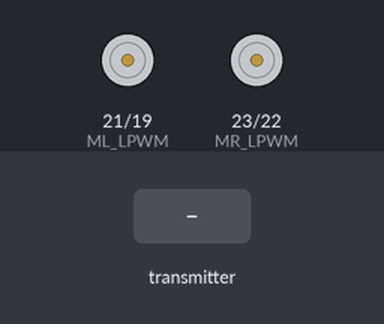
Bench run of a sketch on a simulated ESP32. Parts: motor-driver pin pairs drawn as motors (green arrow = first pin HIGH = forward, orange = second pin HIGH = backward, longer = more drive). The inputs (shaded band) are chosen by the test bench. What the sketch prints to the serial monitor is not drawn.

Above: at 1.2 s.
1.3 s: the transmitter starts sending leftSpeed = 1024
At 2.3 s:
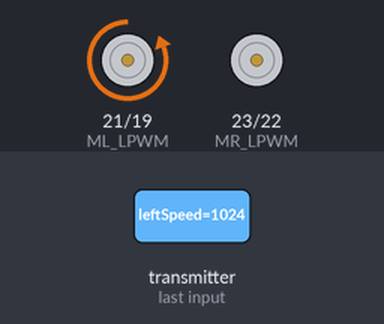
2.8 s: the transmitter starts sending rightSpeed = 1024
At 3.4 s:
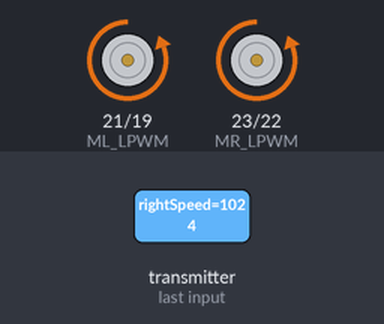
4.3 s: the transmitter starts sending leftSpeed = 0
At 5.5 s:
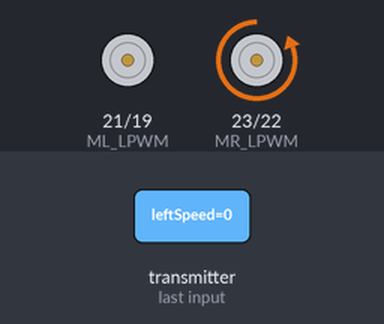
5.8 s: the transmitter starts sending stop = 64
At 6.9 s:
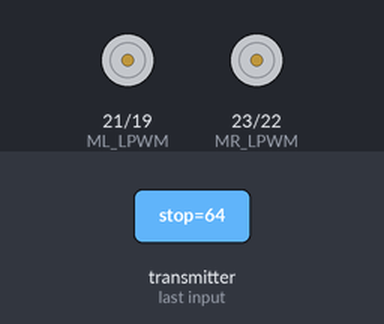
7.8 s: the transmitter starts sending stop = 0
At 8.4 s:
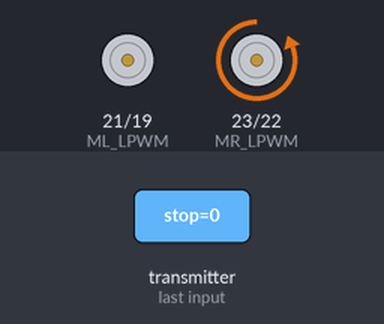
9.3 s: the transmitter starts sending stop = 128
At 9.6 s:
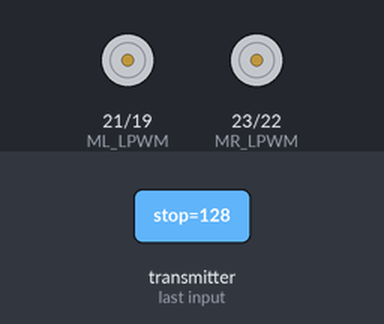
Timing chart, 0 to 11.8 s (numbered marks = the images above; inputs shaded):
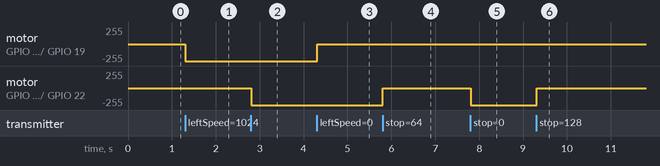

Measured:
- after the input at 1.3 s, motor on GPIO 21 (ML_LPWM) / GPIO 19 (ML_RPWM): stopped → backward 255/255 at once
- after the input at 2.8 s, motor on GPIO 23 (MR_LPWM) / GPIO 22 (MR_RPWM): stopped → backward 255/255 at once
- after the input at 4.3 s, motor on GPIO 21 (ML_LPWM) / GPIO 19 (ML_RPWM): backward 255/255 → stopped at once
- after the input at 5.8 s, motor on GPIO 23 (MR_LPWM) / GPIO 22 (MR_RPWM): backward 255/255 → stopped at once
- after the input at 7.8 s, motor on GPIO 23 (MR_LPWM) / GPIO 22 (MR_RPWM): stopped → backward 255/255 at once
- after the input at 9.3 s, motor on GPIO 23 (MR_LPWM) / GPIO 22 (MR_RPWM): backward 255/255 → stopped at once

The sketch:

ESP32_Robot_RX.ino
```cpp
// ╔══════════════════════════════════════════════════════════════════════════╗
// ║  ESP32 #2 — ROBOT (RX)                                                  ║
// ║  • Receives motor commands from the Controller ESP32 via ESP-NOW        ║
// ║  • Drives BTS7960 H-bridge on the SAME PINS as your original code       ║
// ║  • Prints its own MAC address on boot (copy it into the TX sketch)      ║
// ╚══════════════════════════════════════════════════════════════════════════╝

#include <esp_now.h>
#include <WiFi.h>

// ── MOTOR PINS  (same as original Roborace.ino) ───────────────────────────────
const int ML_RPWM = 19;   // Left  motor forward PWM
const int ML_LPWM = 21;   // Left  motor reverse  PWM
const int MR_RPWM = 22;   // Right motor forward PWM
const int MR_LPWM = 23;   // Right motor reverse  PWM

// ── PWM CHANNELS ─────────────────────────────────────────────────────────────
const int freq              = 30000;
const int resolution        = 8;
const int pwmChannelML_RPWM = 0;
const int pwmChannelML_LPWM = 1;
const int pwmChannelMR_RPWM = 2;
const int pwmChannelMR_LPWM = 3;

// ── FAILSAFE ──────────────────────────────────────────────────────────────────
// If no ESP-NOW packet arrives within this window, stop the motors.
const unsigned long FAILSAFE_MS = 500;   // same as original Roborace.ino

static unsigned long lastPktMs = 0;

// ── ESP-NOW PACKET (must match Controller sketch exactly) ─────────────────────
typedef struct {
    int16_t  leftSpeed;
    int16_t  rightSpeed;
    uint8_t  stop;
} MotorPacket;

// ── MOTOR HELPERS ─────────────────────────────────────────────────────────────
void Stop() {
    ledcWrite(pwmChannelML_RPWM, 0);
    ledcWrite(pwmChannelML_LPWM, 0);
    ledcWrite(pwmChannelMR_RPWM, 0);
    ledcWrite(pwmChannelMR_LPWM, 0);
}

void driveMotors(int leftSpeed, int rightSpeed) {
    // Left motor
    if (leftSpeed > 0) {
        ledcWrite(pwmChannelML_LPWM, 0);
        ledcWrite(pwmChannelML_RPWM, leftSpeed);
    } else if (leftSpeed < 0) {
        ledcWrite(pwmChannelML_RPWM, 0);
        ledcWrite(pwmChannelML_LPWM, abs(leftSpeed));
    } else {
        ledcWrite(pwmChannelML_RPWM, 0);
        ledcWrite(pwmChannelML_LPWM, 0);
    }
    // Right motor
    if (rightSpeed > 0) {
        ledcWrite(pwmChannelMR_LPWM, 0);
        ledcWrite(pwmChannelMR_RPWM, rightSpeed);
    } else if (rightSpeed < 0) {
        ledcWrite(pwmChannelMR_RPWM, 0);
        ledcWrite(pwmChannelMR_LPWM, abs(rightSpeed));
    } else {
        ledcWrite(pwmChannelMR_RPWM, 0);
        ledcWrite(pwmChannelMR_LPWM, 0);
    }
}

// ── ESP-NOW RECEIVE CALLBACK ──────────────────────────────────────────────────
void onDataRecv(const uint8_t *mac, const uint8_t *data, int len) {
    if (len != sizeof(MotorPacket)) {
        Serial.printf("ESP-NOW: unexpected packet size %d\n", len);
        return;
    }

    MotorPacket pkt;
    memcpy(&pkt, data, sizeof(pkt));

    lastPktMs = millis();   // reset failsafe watchdog

    if (pkt.stop) {
        Stop();
        Serial.println("[FAILSAFE] STOP received");
        return;
    }

    driveMotors((int)pkt.leftSpeed, (int)pkt.rightSpeed);

    // Debug print
    static unsigned long lastPrint = 0;
    if (millis() - lastPrint >= 100) {
        lastPrint = millis();
        Serial.printf("[RX] L=%4d  R=%4d\n", (int)pkt.leftSpeed, (int)pkt.rightSpeed);
    }
}

// ── SETUP ─────────────────────────────────────────────────────────────────────
void setup() {
    Serial.begin(115200);

    // ── PWM SETUP ─────────────────────────────────────────────────────────
    ledcSetup(pwmChannelML_RPWM, freq, resolution);
    ledcSetup(pwmChannelML_LPWM, freq, resolution);
    ledcSetup(pwmChannelMR_RPWM, freq, resolution);
    ledcSetup(pwmChannelMR_LPWM, freq, resolution);
    ledcAttachPin(ML_RPWM, pwmChannelML_RPWM);
    ledcAttachPin(ML_LPWM, pwmChannelML_LPWM);
    ledcAttachPin(MR_RPWM, pwmChannelMR_RPWM);
    ledcAttachPin(MR_LPWM, pwmChannelMR_LPWM);
    Stop();

    // ── WiFi / ESP-NOW INIT ───────────────────────────────────────────────
    WiFi.mode(WIFI_STA);
    WiFi.disconnect();

    // Print this board's MAC — copy it into robotMAC[] in the TX sketch!
    Serial.println("\n=== Robot ESP32 (RX) ===");
    Serial.print("My MAC Address: ");
    Serial.println(WiFi.macAddress());
    Serial.println("↑↑  Copy this into robotMAC[] in the Controller sketch!  ↑↑\n");

    if (esp_now_init() != ESP_OK) {
        Serial.println("ERROR: esp_now_init() failed!");
        while (true) delay(1000);
    }

    esp_now_register_recv_cb(onDataRecv);

    Serial.println("Waiting for ESP-NOW commands from Controller ESP32...");
}

// ── LOOP ──────────────────────────────────────────────────────────────────────
void loop() {
    // Local failsafe: stop if no packet arrives within FAILSAFE_MS
    if (lastPktMs != 0 && (millis() - lastPktMs > FAILSAFE_MS)) {
        Stop();
        // Only print once per failsafe event
        static unsigned long lastWarn = 0;
        if (millis() - lastWarn > 1000) {
            lastWarn = millis();
            Serial.println("[FAILSAFE] No signal — motors STOPPED");
        }
    }
    // No delay — all motor work is done in the ESP-NOW receive callback
}
```
